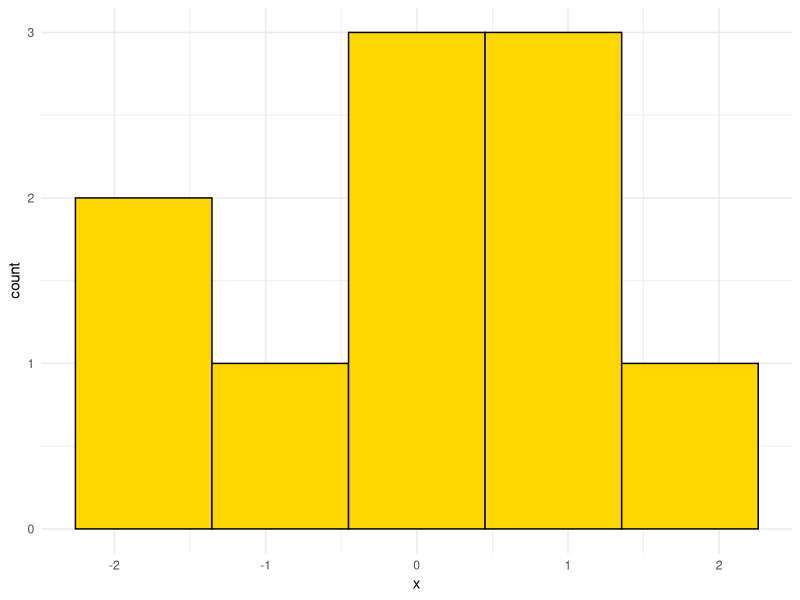
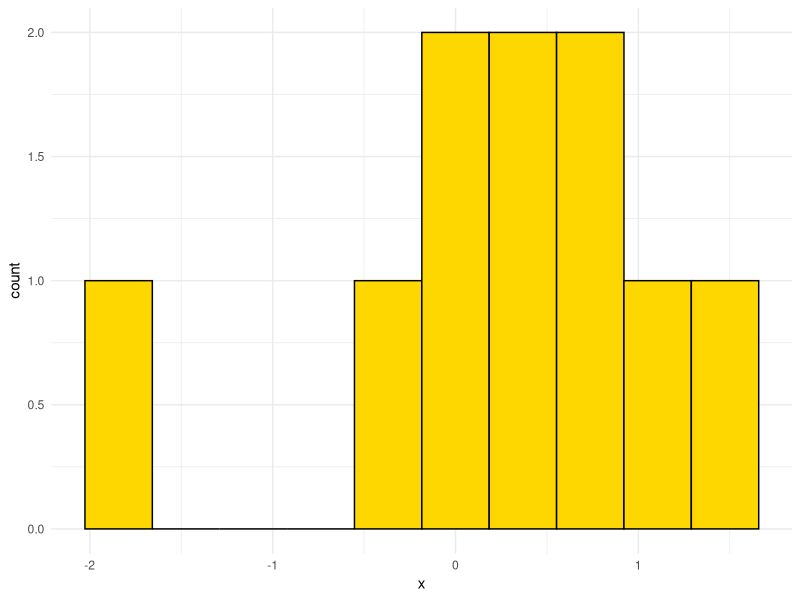
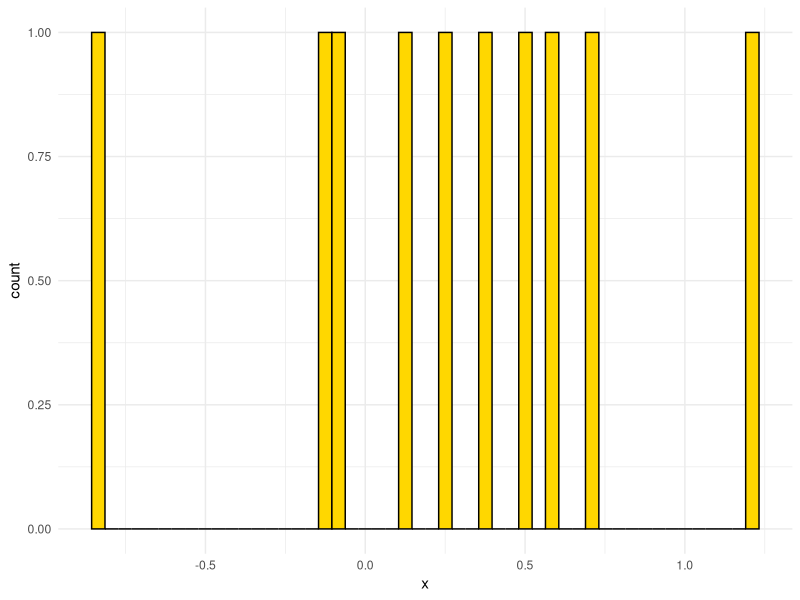
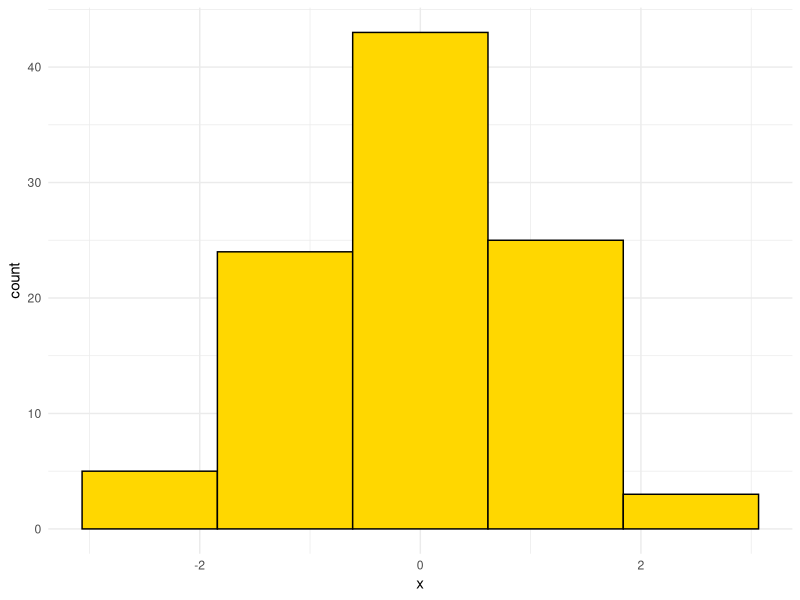
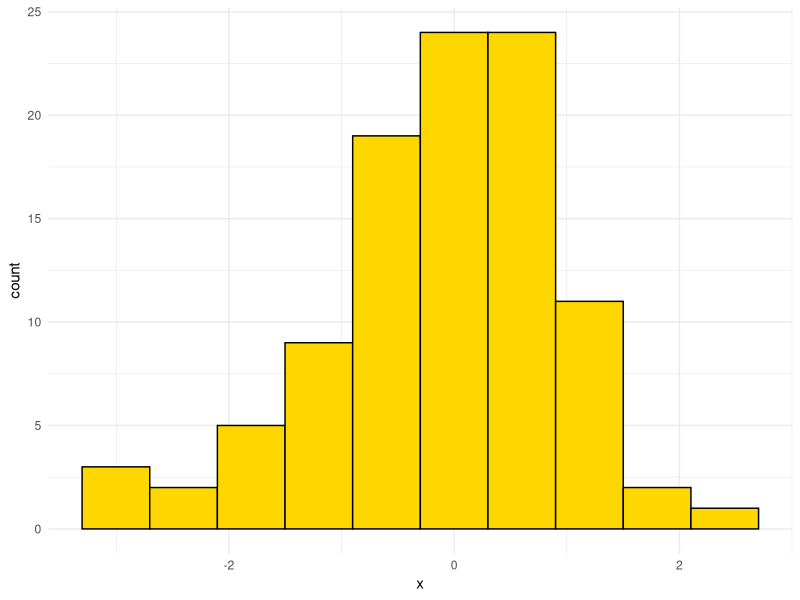
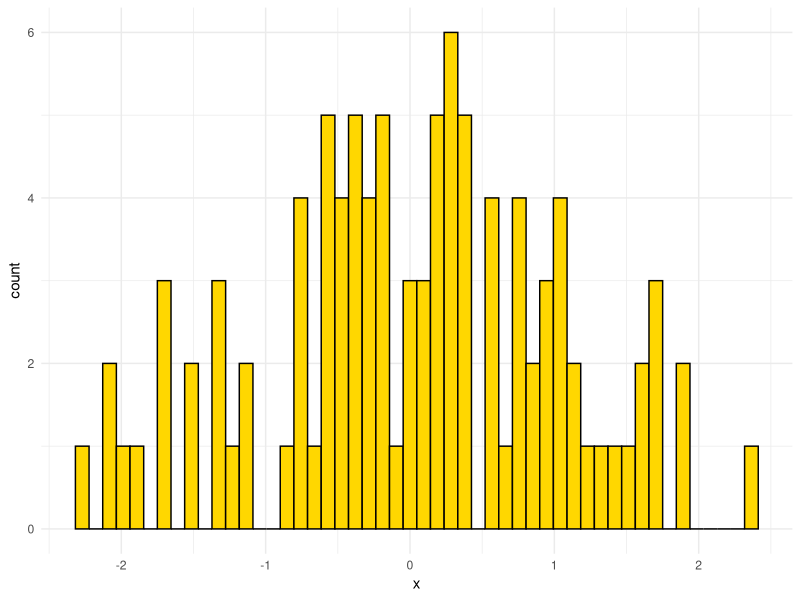
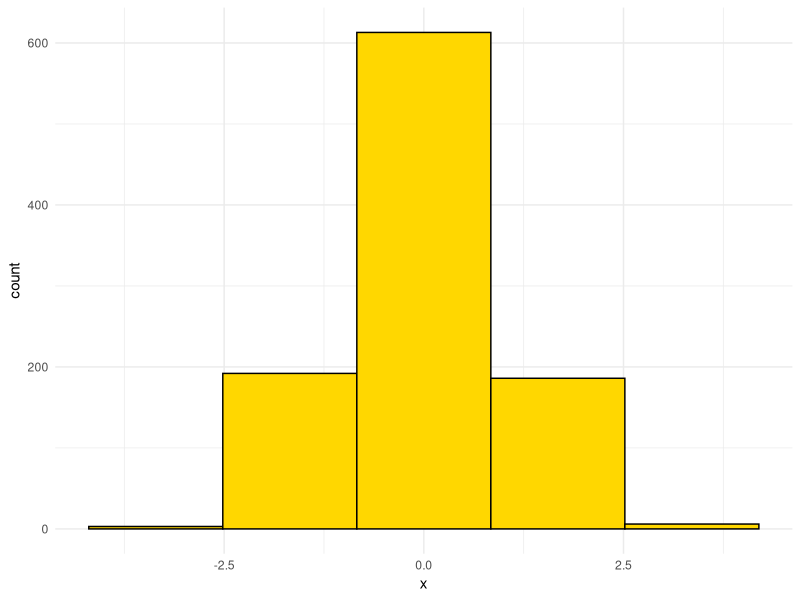
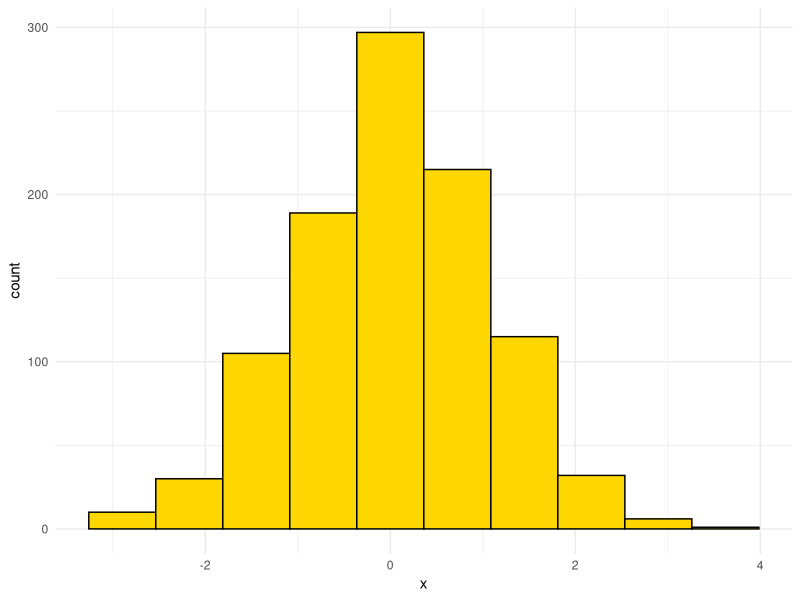

Generate these figures, in order, with R:
## ---- chunk 1
# DON'T TOUCH THIS
knitr::opts_chunk$set(echo = TRUE)
library(ggplot2)

## ---- chunk 2

## ---- chunk 3
hist_data <- data.frame(x = rnorm(n = 10))
ggplot(data = hist_data,
       mapping = aes(x = x)) +
    geom_histogram(bins = 5, fill = "gold", colour = "black") +
    theme_minimal()
## ---- chunk 4
hist_data <- data.frame(x = rnorm(n = 10))
ggplot(data = hist_data,
       mapping = aes(x = x)) +
    geom_histogram(bins = 10, fill = "gold", colour = "black") +
    theme_minimal()
## ---- chunk 5
hist_data <- data.frame(x = rnorm(n = 10))
ggplot(data = hist_data,
       mapping = aes(x = x)) +
    geom_histogram(bins = 50, fill = "gold", colour = "black") +
    theme_minimal()
## ---- chunk 6
hist_data <- data.frame(x = rnorm(n = 100))
ggplot(data = hist_data,
       mapping = aes(x = x)) +
    geom_histogram(bins = 5, fill = "gold", colour = "black") +
    theme_minimal()
## ---- chunk 7
hist_data <- data.frame(x = rnorm(n = 100))
ggplot(data = hist_data,
       mapping = aes(x = x)) +
    geom_histogram(bins = 10, fill = "gold", colour = "black") +
    theme_minimal()
## ---- chunk 8
hist_data <- data.frame(x = rnorm(n = 100))
ggplot(data = hist_data,
       mapping = aes(x = x)) +
    geom_histogram(bins = 50, fill = "gold", colour = "black") +
    theme_minimal()
## ---- chunk 9
hist_data <- data.frame(x = rnorm(n = 1000))
ggplot(data = hist_data,
       mapping = aes(x = x)) +
    geom_histogram(bins = 5, fill = "gold", colour = "black") +
    theme_minimal()
## ---- chunk 10
hist_data <- data.frame(x = rnorm(n = 1000))
ggplot(data = hist_data,
       mapping = aes(x = x)) +
    geom_histogram(bins = 10, fill = "gold", colour = "black") +
    theme_minimal()
## ---- chunk 11
hist_data <- data.frame(x = rnorm(n = 1000))
ggplot(data = hist_data,
       mapping = aes(x = x)) +
    geom_histogram(bins = 50, fill = "gold", colour = "black") +
    theme_minimal()
## ---- chunk 12
hist_data <- data.frame(x = rnorm(n = 10000))
ggplot(data = hist_data,
       mapping = aes(x = x)) +
    geom_histogram(bins = 5, fill = "gold", colour = "black") +
    theme_minimal()
## ---- chunk 13
hist_data <- data.frame(x = rnorm(n = 10000))
ggplot(data = hist_data,
       mapping = aes(x = x)) +
    geom_histogram(bins = 10, fill = "gold", colour = "black") +
    theme_minimal()
## ---- chunk 14
hist_data <- data.frame(x = rnorm(n = 10000))
ggplot(data = hist_data,
       mapping = aes(x = x)) +
    geom_histogram(bins = 50, fill = "gold", colour = "black") +
    theme_minimal()
## ---- chunk 15
hist_data <- data.frame(x = rnorm(n = 100000))
ggplot(data = hist_data,
       mapping = aes(x = x)) +
    geom_histogram(bins = 5, fill = "gold", colour = "black") +
    theme_minimal()
## ---- chunk 16
hist_data <- data.frame(x = rnorm(n = 100000))
ggplot(data = hist_data,
       mapping = aes(x = x)) +
    geom_histogram(bins = 10, fill = "gold", colour = "black") +
    theme_minimal()
## ---- chunk 17
hist_data <- data.frame(x = rnorm(n = 100000))
ggplot(data = hist_data,
       mapping = aes(x = x)) +
    geom_histogram(bins = 50, fill = "gold", colour = "black") +
    theme_minimal()
